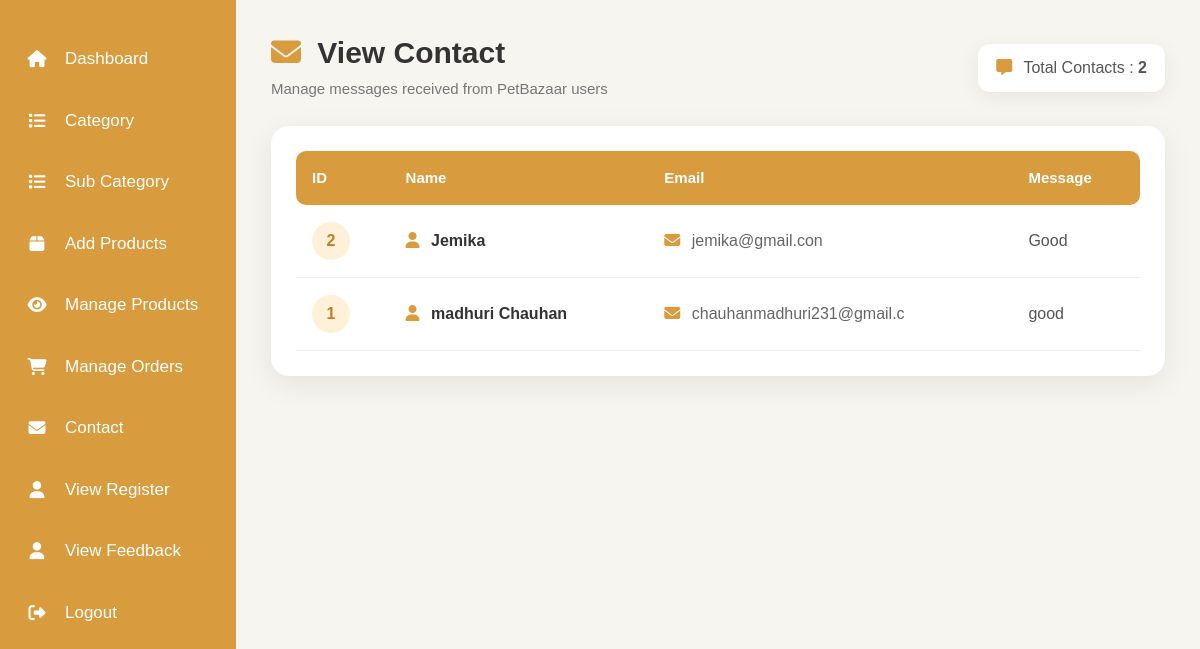
Screenshot of /admin/view_contact.php (signed in) with the database file from the repository.
### tables this page shows
CREATE TABLE `contact` (
  `Id` int(3) NOT NULL,
  `name` varchar(20) NOT NULL,
  `email` varchar(45) NOT NULL,
  `message` varchar(100) NOT NULL
);

### admin/view_contact.php (the view, shortened to what this page needs)
<?php
include "conn.php";
$result = mysqli_query(
    $conn,
    "SELECT id, name, email, message
     FROM contact
     ORDER BY id DESC"
);
include "slide_bar.php";
?>
<!DOCTYPE html>
<html lang="en">
<head>
    <link
        href="https://cdn.jsdelivr.net/npm/bootstrap@5.3.8/dist/css/bootstrap.min.css"
        rel="stylesheet">
    <link
        rel="stylesheet"
        href="https://cdnjs.cloudflare.com/ajax/libs/font-awesome/6.7.2/css/all.min.css">
</head>
<body>
<div class="main-content">
    <div class="page-header">
        <div>
            <h2>
                <i class="fa-solid fa-envelope"></i>
                View Contact
            </h2>
            <p>
                Manage messages received from PetBazaar users
            </p>
        </div>
        <?php
        $total_contacts = mysqli_num_rows($result);
        ?>
        <div class="contact-count">
            <i class="fa-solid fa-message"></i>
            Total Contacts :
            <strong>
                <?php
                echo $total_contacts;
                ?>
            </strong>
        </div>
    </div>
    <div class="contact-card">
        <div class="table-responsive">
            <table class="table">
                <thead>
                    <tr>
                        <th>
                            ID
                        </th>
                        <th>
                            Name
                        </th>
                        <th>
                            Email
                        </th>
                        <th>
                            Message
                        </th>
                    </tr>
                </thead>
                <tbody>
                <?php
                if (mysqli_num_rows($result) > 0) {
                    while ($row = mysqli_fetch_assoc($result)) {
                ?>
                    <tr>
                        <td>
                            <div class="id-circle">
                                <?php
                                echo htmlspecialchars(
                                    $row['id']
                                );
                                ?>
                            </div>
                        </td>
                        <td>
                            <div class="name-box">
                                <i class="fa-solid fa-user"></i>
                                <?php
                                echo htmlspecialchars(
                                    $row['name']
                                );
                                ?>
                            </div>
                        </td>
                        <td>
                            <div class="email">
                                <i class="fa-solid fa-envelope"></i>
                                <?php
                                echo htmlspecialchars(
                                    $row['email']
                                );
                                ?>
                            </div>
                        </td>
                        <td>
                            <div class="message-box">
                                <?php
                                echo nl2br(
                                    htmlspecialchars(
                                        $row['message']
                                    )
                                );
                                ?>
                            </div>
                        </td>
                    </tr>
                <?php
                    }
                }
                ?>
                </tbody>
            </table>
        </div>
    </div>
</div>
</body>
</html>

### admin/slide_bar.php (style rules this page uses)
* { margin: 0; padding: 0; box-sizing: border-box; }
body { font-family: Arial, sans-serif; }

### admin/view_contact.php (style rules this page uses)
* { box-sizing: border-box; }
body { margin: 0; font-family: Arial, sans-serif; background: #f7f5f0; }
.main-content { margin-left: 236px; padding: 35px; }
.page-header { display: flex; justify-content: space-between; align-items: center; margin-bottom: 25px; }
.page-header h2 { margin: 0; font-size: 30px; font-weight: 700; color: #333; }
.page-header h2 i { color: #d89b3d; margin-right: 8px; }
.page-header p { margin-top: 7px; margin-bottom: 0; color: #777; font-size: 15px; }
.contact-count { background: white; padding: 12px 18px; border-radius: 12px; box-shadow: 0 5px 20px rgba(0,0,0,0.07); color: #555; }
.contact-count i { color: #d89b3d; margin-right: 7px; }
.contact-card { background: white; border-radius: 18px; padding: 25px; box-shadow: 0 8px 30px rgba(0,0,0,0.08); }
.table { margin: 0; vertical-align: middle; }
.table thead th { background: #d89b3d; color: white; border: none; padding: 16px; font-size: 15px; white-space: nowrap; }
.table thead th:first-child { border-radius: 10px 0 0 10px; }
.table thead th:last-child { border-radius: 0 10px 10px 0; }
.table tbody td { padding: 17px 16px; border-bottom: 1px solid #eeeeee; }
.table tbody tr { transition: 0.2s; }
.id-circle { width: 38px; height: 38px; border-radius: 50%; background: #fff1d9; color: #c17f20; display: flex; align-items: center; justify-content: center; font-weight: 700; }
.name-box { font-weight: 600; color: #333; white-space: nowrap; }
.name-box i { color: #d89b3d; margin-right: 7px; }
.email { color: #666; white-space: nowrap; }
.email i { color: #d89b3d; margin-right: 7px; }
.message-box { max-width: 350px; color: #555; line-height: 1.5; word-break: break-word; }

### rows the page displays
contact: Id "2", name "Jemika", email "jemika@gmail.con", message "Good"
contact: Id "1", name "madhuri Chauhan", email "chauhanmadhuri231@gmail.c", message "good"

### other values shown
$total_contacts "2"
